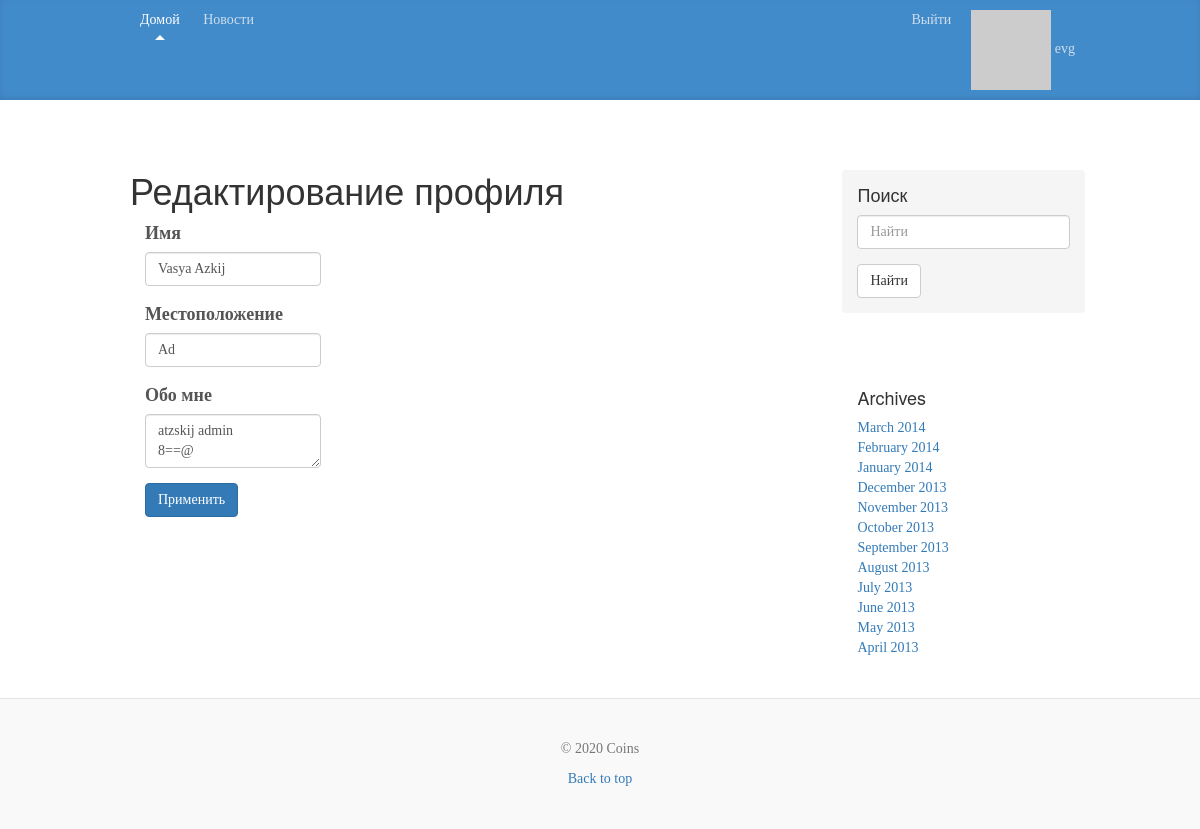
/edit-profile (signed in), run on an earlier commit of the app's database.
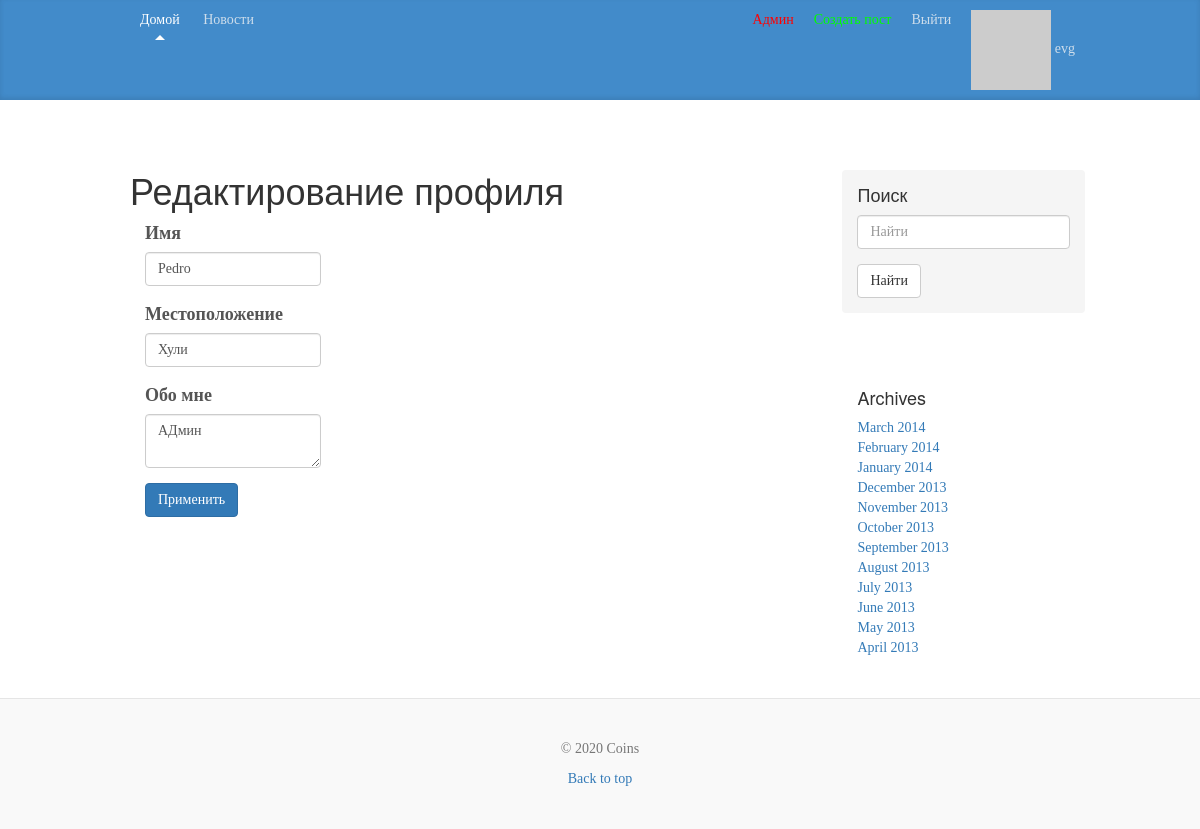
And on a later commit of the database.
### app/models.py (models this page shows, shortened)
class User(db.Model, UserMixin):
    __tablename__ = 'user'
    id = db.Column(db.Integer, primary_key=True)
    email = db.Column(db.String(255), unique=True)
    username = db.Column(db.String(255), unique=True, index=True)
    password_hash = db.Column(db.String(255))
    active = db.Column(db.Boolean())
    confirmed_at = db.Column(db.DateTime())
    name = db.Column(db.String(64))
    location = db.Column(db.String(64))
    member_since = db.Column(db.DateTime(), default=datetime.utcnow)
    about_me = db.Column(db.String(140))
    last_seen = db.Column(db.DateTime, default=datetime.utcnow)
    avatar_hash = db.Column(db.String(32))
    roles = db.relationship('Role', secondary='roles_users', backref=db.backref('users', lazy='dynamic'))
    posts = db.relationship('Post', backref='author', lazy='dynamic')
    img = db.relationship('StorageImg', backref='author', lazy='dynamic')
    @property
    def password(self):
        raise AttributeError('password is not a readable attribute')
    def gravatar(self, size=100, default='identicon', rating='g'):
        url = 'https://secure.gravatar.com/avatar'
        hash = self.avatar_hash or self.gravatar_hash()
        return '{url}/{hash}?s={size}&d={default}&r={rating}'.\
                        format(url=url, hash=hash, size=size, default=default, rating=rating)
    def is_administrator(self):
        for r in self.roles:
            if str(r) == 'admin':
                return True
        return False
    def is_writer(sefl):
        for r in sefl.roles:
            if str(r) == 'post':
                return True
        return False

### app/users/controllers.py (the view, shortened to what this page needs)
@module.route('/edit-profile', methods=['GET', 'POST'])
@login_required
def edit_profile():
    form = EditProfileForm()
    form.name.data = current_user.name
    form.location.data = current_user.location
    form.about_me.data = current_user.about_me
    return render_template('users/edit_profile.html', edit_profile_form=form)

### app/users/forms.py
class EditProfileForm(FlaskForm):
    name = StringField('Имя', validators=[Length(0, 64)])
    location = StringField('Местоположение', validators=[Length(0, 64)])
    about_me = TextAreaField('Обо мне')
    submit = SubmitField('Применить')

### app/models.py (called while the page is built)
@login_manager.user_loader
def load_user(user_id):
    return User.query.get(int(user_id))

    def __repr__(self):
        return self.name

### app/users/controllers.py (called while the page is built)
@module.before_request
def before_request():
    if current_user.is_authenticated:
        current_user.last_seen = datetime.utcnow()
        db.session.commit()

### app/templates/users/edit_profile.html (shortened to what this page needs)
{% extends "layout.html" %}
{% import "bootstrap/wtf.html" as wtf %}
{% block content %}
{% from "bootstrap/wtf.html" import form_field %}
<h1>Редактирование профиля</h1>
<div class="col-md-4">
  <form class="form" action="{{ url_for('users.edit_profile') }}" method="POST" name="edit_profile_form">
    {{ form_field(edit_profile_form.name) }}
    {{ form_field(edit_profile_form.location) }}
    {{ form_field(edit_profile_form.about_me) }}
    {{ form_field(edit_profile_form.submit, class="btn btn-primary") }}
  </form>
</div>
{% endblock %}

### app/templates/layout.html (shortened to what this page needs)
{% extends "bootstrap/base.html" %}
{% import "bootstrap/fixes.html" as fixes %}
{% block head %}
  {{super()}}
{% endblock %}
{% block styles %}
  {{super()}}
  <link href="/static/css/blog.css" rel="stylesheet">
{% endblock %}
{% block body %}
  {% block navbar %}
  <div class="blog-masthead">
    <div class="container">
    <nav class="blog-nav">
            <a class="blog-nav-item active" href="{{ url_for('users.index') }}">Домой</a>
            <a class="blog-nav-item" href="{{ url_for('posts.news') }}">Новости</a>
            {% if current_user.is_authenticated %}
            <a class="blog-nav-item navbar-right" href="{{ url_for('users.user', username=current_user.username) }}">
                  <img src="{{ current_user.gravatar(size=18) }}">
                  {{ current_user.username }}
                </a>
            <a class="blog-nav-item navbar-right" href="{{ url_for('users.logout') }}">Выйти</a>
            {% else %}
            <a class="blog-nav-item navbar-right" href="{{ url_for('users.reg') }}">Регистрация</a>
            <a class="blog-nav-item navbar-right" href="{{ url_for('users.log') }}"><span class="glyphicon glyphicon-log-in"></span>  Войти</a>
            {% endif %}
          {% if current_user.is_authenticated %}
            {% if current_user.is_administrator() or current_user.is_writer() %}
              <a class="blog-nav-item navbar-right" style="color: rgb(0, 255, 0)" href="{{ url_for('posts.create_post') }}">Создать пост</a>
            {% endif %}
          {% endif %}
          {% if current_user.is_authenticated %}
                {% if current_user.is_administrator() %}
              <a class="blog-nav-item navbar-right" style="color: rgb(255, 0, 0)" href="{{ url_for('admin.index') }}">Админ</a>
                {% endif %}
          {% endif %}
    </nav>
  </div>
  </div>
  {% endblock %}
  <div class="container">
    {% import "bootstrap/utils.html" as utils %} {{ utils.flashed_messages(dismissible=True, container=False) }}
    <div class="blog-header">
    </div>
    <div class="row">
      <div class="col-sm-8 blog-main">
      {% block content %}{% endblock %}
      </div>
      <div class="col-sm-3 col-sm-offset-1 blog-sidebar">
        <div class="sidebar-module sidebar-module-inset">
          <h4>Поиск</h4>
          <form method='GET' action="{{ url_for('posts.news') }}">
            <div class="form-group">
              <input type="text" class="form-control" placeholder="Найти" name="q" value="{{ request.args.get('q', '') }}">
            </div>
            <button type="submit" class="btn btn-default">Найти</button>
          </form>
        </div>
        <div class="sidebar-module" id="tags">
        </div>
        <div class="sidebar-module">
          <h4>Archives</h4>
          <ol class="list-unstyled">
            <li><a href="#">March 2014</a></li>
            <li><a href="#">February 2014</a></li>
            <li><a href="#">January 2014</a></li>
            <li><a href="#">December 2013</a></li>
            <li><a href="#">November 2013</a></li>
            <li><a href="#">October 2013</a></li>
            <li><a href="#">September 2013</a></li>
            <li><a href="#">August 2013</a></li>
            <li><a href="#">July 2013</a></li>
            <li><a href="#">June 2013</a></li>
            <li><a href="#">May 2013</a></li>
            <li><a href="#">April 2013</a></li>
          </ol>
        </div>
      </div>
    </div>
  </div>
  <footer class="blog-footer">
      <p class="text-muted">&copy; <script type="text/javascript">var mdate = new Date(); document.write(mdate.getFullYear());</script> {{ config.get('APP_NAME')  }} </p>
      <p>
        <a href="#">Back to top</a>
      </p>
  </footer>
{% endblock %}

What changed in the data, as far as the page shows it:
changed User "evg": name "Vasya Azkij" → "Pedro"; location "Ad" → "Хули"; about_me "atzskij admin 8==@" → "АДмин"
Also different on the page:
text now shown: "Создать пост Админ"
